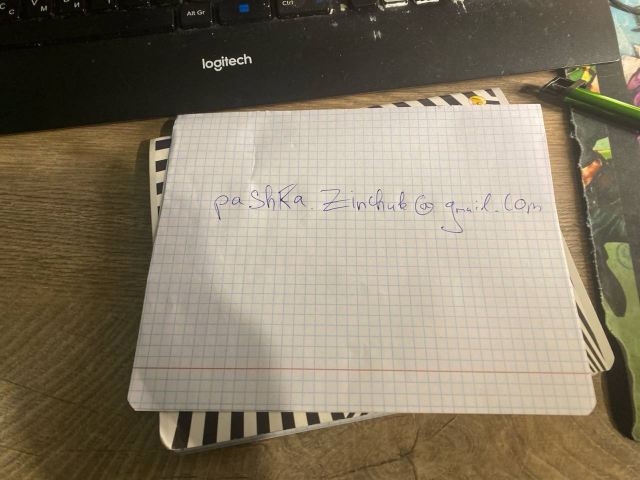
#> input picture images/img.jpg, 1280 x 960 px (shown at 1/2 size)
$ python HW_lesson_2.py
#> lines starting #> are read from the running program, lines starting #| are printed output that depends on the picture
import cv2
import numpy as np

image = cv2.imread('images/img.jpg')
#> image is the input picture: shape (960, 1280, 3); mean B, G, R 102, 122.1, 132.8
image2 = cv2.imread('images/img2.png')
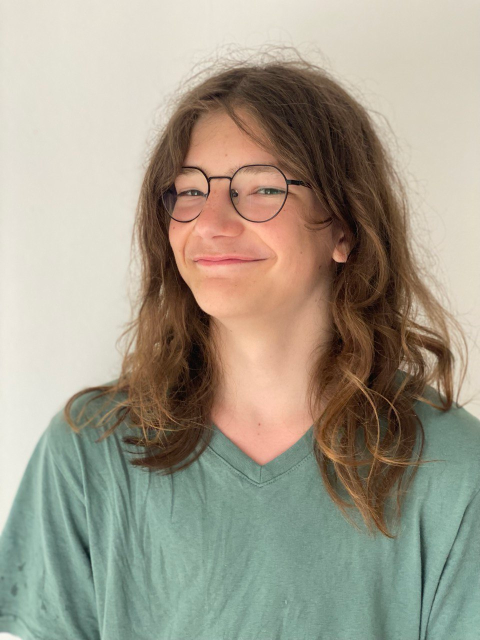
#> input picture images/img2.png, 960 x 1280 px (shown at 1/2 size)
#> image2 is the input picture: shape (1280, 960, 3); mean B, G, R 139.9, 156.3, 162.5
image2 = cv2.resize(image2, (image2.shape[1] // 2, image2.shape[0] // 2))
#> image2: shape (640, 480, 3)


image2 = cv2.cvtColor(image2, cv2.COLOR_BGR2GRAY)
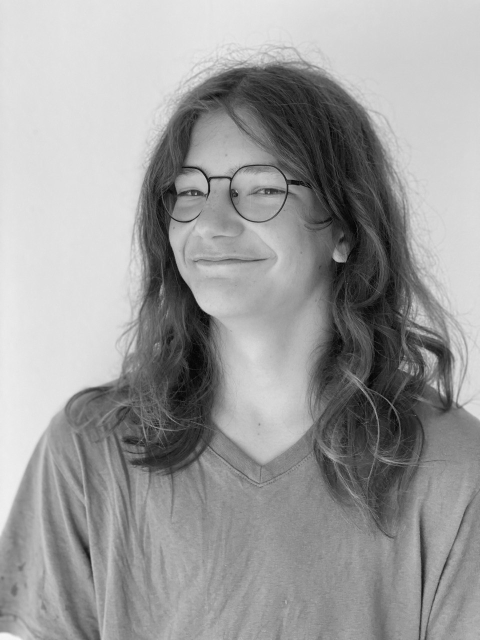
#> image2: shape (640, 480); min 5, max 246, mean 156.4
image2 = cv2.Canny(image2, 150, 150)
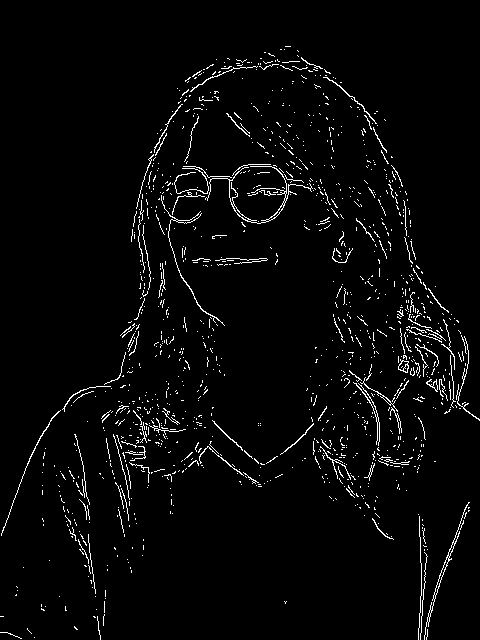
#> image2: shape (640, 480); 3.1% white in thin lines or dots
kernel2 = np.ones((2, 2), np.uint8)
image2 = cv2.dilate(image2, kernel2, iterations = 1)
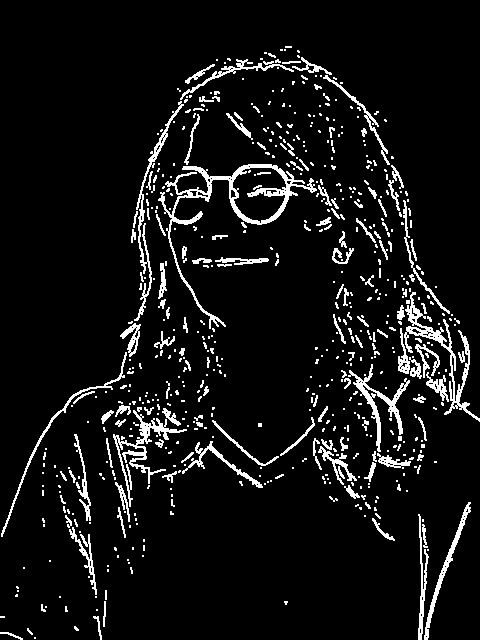
#> image2: shape (640, 480); 7.4% white in thin lines or dots
image2 = cv2.erode(image2, kernel2, iterations = 1)
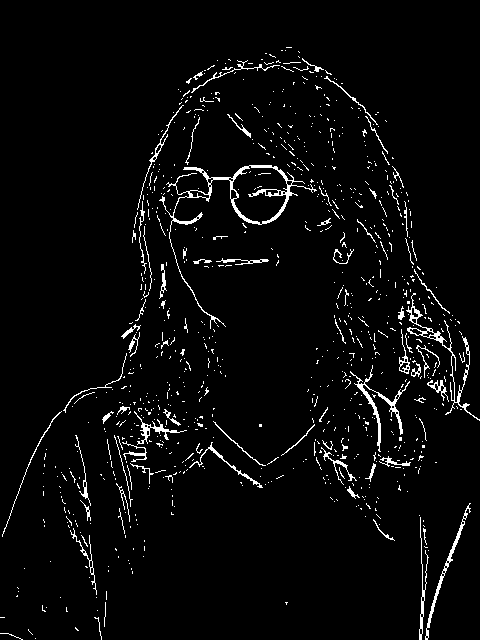
#> image2: shape (640, 480); 3.7% white in thin lines or dots


cv2.imshow('Pavlo', image2)


image = cv2.resize(image, (image.shape[1] // 2, image.shape[0] // 2))
#> image: shape (480, 640, 3)


image = cv2.cvtColor(image, cv2.COLOR_BGR2GRAY)
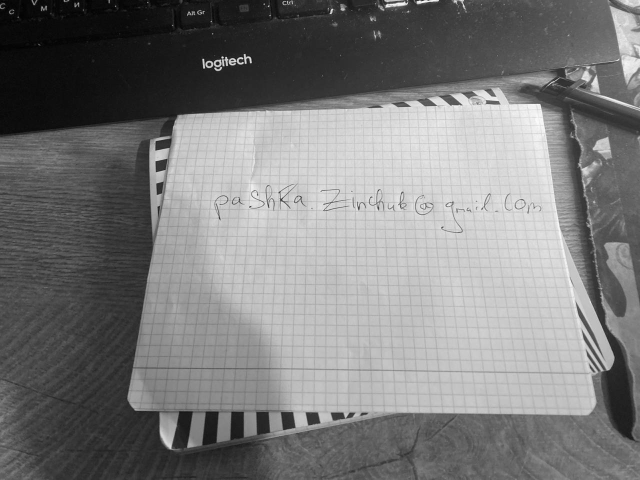
#> image: shape (480, 640); min 1, max 251, mean 123.1
image = cv2.Canny(image, 250, 250)
#> image: shape (480, 640); 1.9% white in thin lines or dots
kernel = np.ones((2, 2), np.uint8)
image = cv2.dilate(image, kernel, iterations = 1)
#> image: shape (480, 640); 4.2% white in thin lines or dots
image = cv2.erode(image, kernel, iterations = 1)
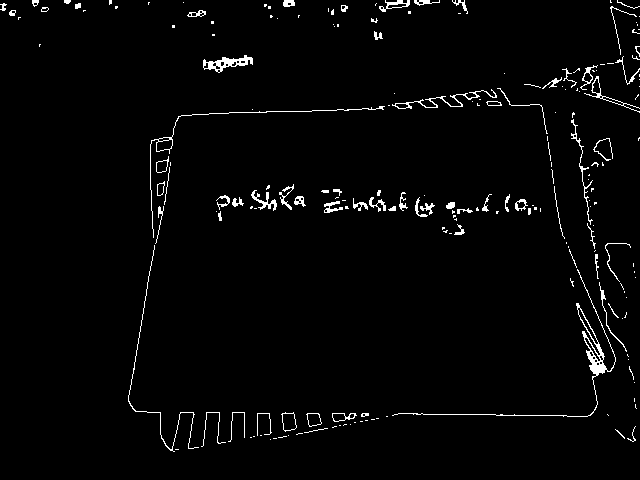
#> image: shape (480, 640); 2.3% white in thin lines or dots


cv2.imshow('Dz', image)

cv2.waitKey(0)
cv2.destroyAllWindows()
